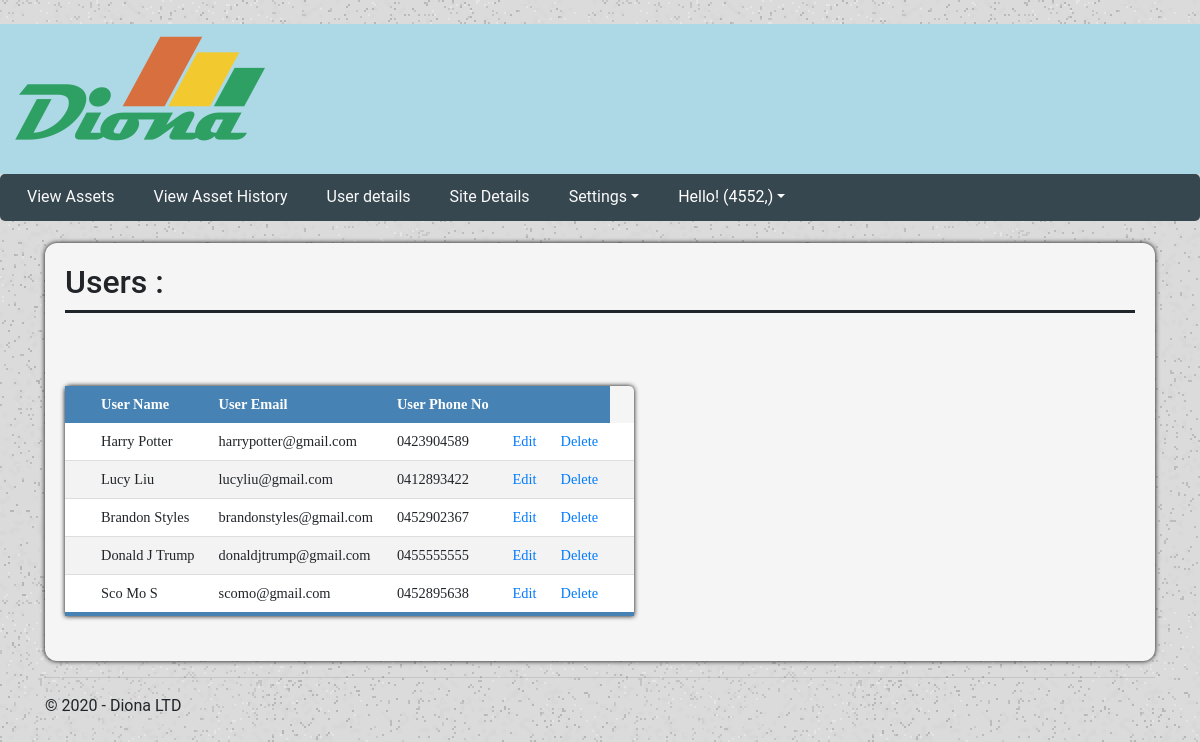
The app's page /view_users (signed in), older data.
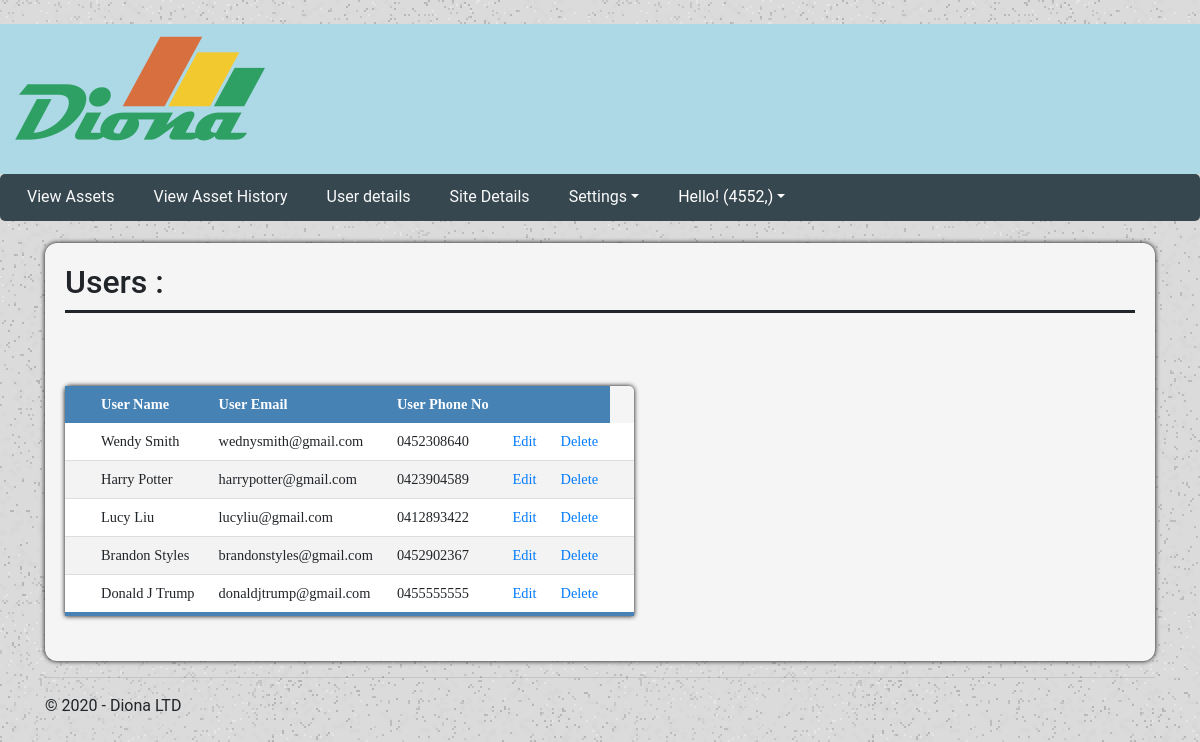
The same page, newer data.
### tables this page shows
CREATE TABLE `User` (
                                        `user_id` integer,
                                        `user_name` TEXT NULL,
                                        `user_email` TEXT NOT NULL,
                                        `user_phone` TEXT NULL,
                                        PRIMARY KEY (`user_id`)
                                    );

### EX1/views.py (the view)
@app.route('/view_users')
def view_users():
    if 'loggedin' in session:
        conn = sqlite3.connect(r"diona.db")
        cur = conn.cursor()
        query = cur.execute("SELECT * FROM User")
        rows = query.fetchall()
        return render_template('admin_user_details.html',
                                username=session['id'],
                                title='Admin View',
                                rows = rows,
                                year=datetime.now().year)

### EX1/templates/admin_user_details.html (shortened to what this page needs)
﻿{% extends "layout_admin.html" %}
{% block content %}
<div class="viewContainer">
    <div class="siteHeader">
        <h2>Users :</h2>
    </div>
    <br>
    <br>
    <table class="view-table" id="tableView">
        <thead>
            <tr>
                <th scope="row"> </th>
                <th> User Name </th>
                <th> User Email </th>
                <th> User Phone No </th>
                <th></th>
                <th></th>
            </tr>
        </thead>
        {%  for row in range(rows|length): %}
        <tbody>
            <tr>
                <th scope="row"></th>
                <td>{{ rows[row][1] }}</td>
                <td>{{ rows[row][2] }}</td>
                <td>{{ rows[row][3] }}</td>
                <td><a href="{{ url_for('update_users') }}?id={{ rows[row][0] }}" class="text-primary">Edit</a></td>
                <td><a href="{{ url_for('delete_users') }}?id={{ rows[row][0] }}" class="text-primary">Delete</a>
                <td>
            </tr>
        </tbody>
        {% endfor %}
    </table>
</div>
{% endblock %}

Row changes from the older to the newer data that the page shows:
removed User: user_name "Sco Mo S", user_email "scomo@gmail.com", user_phone "0452895638"
added User: user_name "Wendy Smith", user_email "wednysmith@gmail.com", user_phone "0452308640"
Text that changed along with them:
new list line: "Edit Delete"
list line gone: "Edit Delete"
